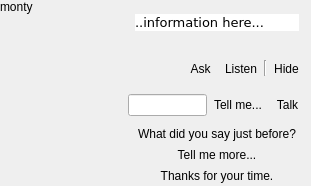
<ui version="4.0" >
 <class>QUMontyArea</class>
 <widget class="QWidget" name="QUMontyArea" >
  <property name="geometry" >
   <rect>
    <x>0</x>
    <y>0</y>
    <width>311</width>
    <height>186</height>
   </rect>
  </property>
  <property name="windowTitle" >
   <string>Form</string>
  </property>
  <layout class="QVBoxLayout" name="verticalLayout_5" >
   <property name="spacing" >
    <number>0</number>
   </property>
   <property name="leftMargin" >
    <number>0</number>
   </property>
   <property name="topMargin" >
    <number>0</number>
   </property>
   <property name="rightMargin" >
    <number>5</number>
   </property>
   <property name="bottomMargin" >
    <number>0</number>
   </property>
   <item>
    <layout class="QHBoxLayout" name="horizontalLayout_4" >
     <property name="spacing" >
      <number>0</number>
     </property>
     <property name="bottomMargin" >
      <number>5</number>
     </property>
     <item>
      <layout class="QVBoxLayout" name="_2" >
       <property name="spacing" >
        <number>0</number>
       </property>
       <item>
        <widget class="QLabel" name="montyLbl" >
         <property name="sizePolicy" >
          <sizepolicy vsizetype="Preferred" hsizetype="Fixed" >
           <horstretch>0</horstretch>
           <verstretch>0</verstretch>
          </sizepolicy>
         </property>
         <property name="minimumSize" >
          <size>
           <width>128</width>
           <height>0</height>
          </size>
         </property>
         <property name="text" >
          <string>monty</string>
         </property>
         <property name="alignment" >
          <set>Qt::AlignLeading|Qt::AlignLeft|Qt::AlignTop</set>
         </property>
        </widget>
       </item>
       <item>
        <spacer>
         <property name="orientation" >
          <enum>Qt::Vertical</enum>
         </property>
         <property name="sizeType" >
          <enum>QSizePolicy::Preferred</enum>
         </property>
         <property name="sizeHint" stdset="0" >
          <size>
           <width>20</width>
           <height>1</height>
          </size>
         </property>
        </spacer>
       </item>
      </layout>
     </item>
     <item>
      <layout class="QHBoxLayout" name="horizontalLayout_2" >
       <property name="spacing" >
        <number>0</number>
       </property>
       <item>
        <layout class="QVBoxLayout" name="verticalLayout_2" >
         <property name="spacing" >
          <number>0</number>
         </property>
         <item>
          <widget class="QLabel" name="label" >
           <property name="sizePolicy" >
            <sizepolicy vsizetype="Fixed" hsizetype="Fixed" >
             <horstretch>0</horstretch>
             <verstretch>0</verstretch>
            </sizepolicy>
           </property>
           <property name="text" >
            <string/>
           </property>
           <property name="pixmap" >
            <pixmap resource="../resources/uman.qrc" >:/bubble/speech1.png</pixmap>
           </property>
          </widget>
         </item>
         <item>
          <widget class="QLabel" name="label_3" >
           <property name="sizePolicy" >
            <sizepolicy vsizetype="Preferred" hsizetype="Fixed" >
             <horstretch>0</horstretch>
             <verstretch>0</verstretch>
            </sizepolicy>
           </property>
           <property name="text" >
            <string/>
           </property>
           <property name="pixmap" >
            <pixmap resource="../resources/uman.qrc" >:/bubble/speech2.png</pixmap>
           </property>
           <property name="scaledContents" >
            <bool>true</bool>
           </property>
          </widget>
         </item>
         <item>
          <widget class="QLabel" name="label_2" >
           <property name="sizePolicy" >
            <sizepolicy vsizetype="Fixed" hsizetype="Fixed" >
             <horstretch>0</horstretch>
             <verstretch>0</verstretch>
            </sizepolicy>
           </property>
           <property name="text" >
            <string/>
           </property>
           <property name="pixmap" >
            <pixmap resource="../resources/uman.qrc" >:/bubble/speech6.png</pixmap>
           </property>
          </widget>
         </item>
        </layout>
       </item>
       <item>
        <layout class="QVBoxLayout" name="verticalLayout_3" >
         <property name="spacing" >
          <number>0</number>
         </property>
         <item>
          <widget class="QLabel" name="label_4" >
           <property name="sizePolicy" >
            <sizepolicy vsizetype="Fixed" hsizetype="Preferred" >
             <horstretch>0</horstretch>
             <verstretch>0</verstretch>
            </sizepolicy>
           </property>
           <property name="text" >
            <string/>
           </property>
           <property name="pixmap" >
            <pixmap resource="../resources/uman.qrc" >:/bubble/speech4.png</pixmap>
           </property>
           <property name="scaledContents" >
            <bool>true</bool>
           </property>
          </widget>
         </item>
         <item>
          <widget class="QLabel" name="helpLbl" >
           <property name="sizePolicy" >
            <sizepolicy vsizetype="Preferred" hsizetype="Preferred" >
             <horstretch>0</horstretch>
             <verstretch>0</verstretch>
            </sizepolicy>
           </property>
           <property name="palette" >
            <palette>
             <active>
              <colorrole role="Base" >
               <brush brushstyle="SolidPattern" >
                <color alpha="255" >
                 <red>255</red>
                 <green>255</green>
                 <blue>255</blue>
                </color>
               </brush>
              </colorrole>
              <colorrole role="Window" >
               <brush brushstyle="SolidPattern" >
                <color alpha="255" >
                 <red>255</red>
                 <green>255</green>
                 <blue>255</blue>
                </color>
               </brush>
              </colorrole>
             </active>
             <inactive>
              <colorrole role="Base" >
               <brush brushstyle="SolidPattern" >
                <color alpha="255" >
                 <red>255</red>
                 <green>255</green>
                 <blue>255</blue>
                </color>
               </brush>
              </colorrole>
              <colorrole role="Window" >
               <brush brushstyle="SolidPattern" >
                <color alpha="255" >
                 <red>255</red>
                 <green>255</green>
                 <blue>255</blue>
                </color>
               </brush>
              </colorrole>
             </inactive>
             <disabled>
              <colorrole role="Base" >
               <brush brushstyle="SolidPattern" >
                <color alpha="255" >
                 <red>255</red>
                 <green>255</green>
                 <blue>255</blue>
                </color>
               </brush>
              </colorrole>
              <colorrole role="Window" >
               <brush brushstyle="SolidPattern" >
                <color alpha="255" >
                 <red>255</red>
                 <green>255</green>
                 <blue>255</blue>
                </color>
               </brush>
              </colorrole>
             </disabled>
            </palette>
           </property>
           <property name="font" >
            <font>
             <family>Verdana</family>
             <pointsize>10</pointsize>
            </font>
           </property>
           <property name="autoFillBackground" >
            <bool>true</bool>
           </property>
           <property name="frameShape" >
            <enum>QFrame::NoFrame</enum>
           </property>
           <property name="frameShadow" >
            <enum>QFrame::Plain</enum>
           </property>
           <property name="text" >
            <string>..information here...</string>
           </property>
           <property name="alignment" >
            <set>Qt::AlignLeading|Qt::AlignLeft|Qt::AlignTop</set>
           </property>
           <property name="wordWrap" >
            <bool>true</bool>
           </property>
           <property name="margin" >
            <number>5</number>
           </property>
           <property name="indent" >
            <number>-1</number>
           </property>
           <property name="openExternalLinks" >
            <bool>true</bool>
           </property>
          </widget>
         </item>
         <item>
          <widget class="QLabel" name="label_5" >
           <property name="sizePolicy" >
            <sizepolicy vsizetype="Fixed" hsizetype="Preferred" >
             <horstretch>0</horstretch>
             <verstretch>0</verstretch>
            </sizepolicy>
           </property>
           <property name="text" >
            <string/>
           </property>
           <property name="pixmap" >
            <pixmap resource="../resources/uman.qrc" >:/bubble/speech5.png</pixmap>
           </property>
           <property name="scaledContents" >
            <bool>true</bool>
           </property>
          </widget>
         </item>
        </layout>
       </item>
       <item>
        <layout class="QVBoxLayout" name="verticalLayout_4" >
         <property name="spacing" >
          <number>0</number>
         </property>
         <item>
          <widget class="QLabel" name="label_6" >
           <property name="sizePolicy" >
            <sizepolicy vsizetype="Fixed" hsizetype="Fixed" >
             <horstretch>0</horstretch>
             <verstretch>0</verstretch>
            </sizepolicy>
           </property>
           <property name="text" >
            <string/>
           </property>
           <property name="pixmap" >
            <pixmap resource="../resources/uman.qrc" >:/bubble/speech8.png</pixmap>
           </property>
          </widget>
         </item>
         <item>
          <widget class="QLabel" name="label_7" >
           <property name="sizePolicy" >
            <sizepolicy vsizetype="Preferred" hsizetype="Fixed" >
             <horstretch>0</horstretch>
             <verstretch>0</verstretch>
            </sizepolicy>
           </property>
           <property name="text" >
            <string/>
           </property>
           <property name="pixmap" >
            <pixmap resource="../resources/uman.qrc" >:/bubble/speech3.png</pixmap>
           </property>
           <property name="scaledContents" >
            <bool>true</bool>
           </property>
          </widget>
         </item>
         <item>
          <widget class="QLabel" name="label_8" >
           <property name="sizePolicy" >
            <sizepolicy vsizetype="Fixed" hsizetype="Fixed" >
             <horstretch>0</horstretch>
             <verstretch>0</verstretch>
            </sizepolicy>
           </property>
           <property name="text" >
            <string/>
           </property>
           <property name="pixmap" >
            <pixmap resource="../resources/uman.qrc" >:/bubble/speech7.png</pixmap>
           </property>
          </widget>
         </item>
        </layout>
       </item>
      </layout>
     </item>
    </layout>
   </item>
   <item>
    <widget class="QFrame" name="normalFrame" >
     <property name="frameShape" >
      <enum>QFrame::NoFrame</enum>
     </property>
     <property name="frameShadow" >
      <enum>QFrame::Raised</enum>
     </property>
     <layout class="QHBoxLayout" name="horizontalLayout" >
      <property name="spacing" >
       <number>0</number>
      </property>
      <property name="margin" >
       <number>0</number>
      </property>
      <item>
       <spacer>
        <property name="orientation" >
         <enum>Qt::Horizontal</enum>
        </property>
        <property name="sizeHint" stdset="0" >
         <size>
          <width>40</width>
          <height>20</height>
         </size>
        </property>
       </spacer>
      </item>
      <item>
       <widget class="QToolButton" name="askMontyBtn" >
        <property name="text" >
         <string>Ask</string>
        </property>
        <property name="icon" >
         <iconset resource="../resources/uman.qrc" >
          <normaloff>:/marks/help.png</normaloff>:/marks/help.png</iconset>
        </property>
        <property name="toolButtonStyle" >
         <enum>Qt::ToolButtonTextBesideIcon</enum>
        </property>
        <property name="autoRaise" >
         <bool>true</bool>
        </property>
       </widget>
      </item>
      <item>
       <widget class="QToolButton" name="talkMontyBtn" >
        <property name="text" >
         <string>Listen</string>
        </property>
        <property name="icon" >
         <iconset resource="../resources/uman.qrc" >
          <normaloff>:/types/comment.png</normaloff>:/types/comment.png</iconset>
        </property>
        <property name="toolButtonStyle" >
         <enum>Qt::ToolButtonTextBesideIcon</enum>
        </property>
        <property name="autoRaise" >
         <bool>true</bool>
        </property>
       </widget>
      </item>
      <item>
       <widget class="Line" name="line" >
        <property name="sizePolicy" >
         <sizepolicy vsizetype="Fixed" hsizetype="Fixed" >
          <horstretch>0</horstretch>
          <verstretch>0</verstretch>
         </sizepolicy>
        </property>
        <property name="minimumSize" >
         <size>
          <width>0</width>
          <height>16</height>
         </size>
        </property>
        <property name="orientation" >
         <enum>Qt::Vertical</enum>
        </property>
       </widget>
      </item>
      <item>
       <widget class="QToolButton" name="hideMontyBtn" >
        <property name="text" >
         <string>Hide</string>
        </property>
        <property name="icon" >
         <iconset resource="../resources/uman.qrc" >
          <normaloff>:/control/eye.png</normaloff>:/control/eye.png</iconset>
        </property>
        <property name="toolButtonStyle" >
         <enum>Qt::ToolButtonTextBesideIcon</enum>
        </property>
        <property name="autoRaise" >
         <bool>true</bool>
        </property>
       </widget>
      </item>
     </layout>
    </widget>
   </item>
   <item>
    <widget class="QFrame" name="askFrame" >
     <property name="frameShape" >
      <enum>QFrame::NoFrame</enum>
     </property>
     <property name="frameShadow" >
      <enum>QFrame::Raised</enum>
     </property>
     <layout class="QHBoxLayout" name="horizontalLayout_3" >
      <property name="spacing" >
       <number>0</number>
      </property>
      <property name="leftMargin" >
       <number>128</number>
      </property>
      <property name="topMargin" >
       <number>0</number>
      </property>
      <property name="rightMargin" >
       <number>0</number>
      </property>
      <property name="bottomMargin" >
       <number>0</number>
      </property>
      <item>
       <widget class="QLineEdit" name="lineEdit" />
      </item>
      <item>
       <widget class="QToolButton" name="acceptQuestionBtn" >
        <property name="text" >
         <string>Tell me...</string>
        </property>
        <property name="icon" >
         <iconset resource="../resources/uman.qrc" >
          <normaloff>:/marks/accept.png</normaloff>:/marks/accept.png</iconset>
        </property>
        <property name="toolButtonStyle" >
         <enum>Qt::ToolButtonTextBesideIcon</enum>
        </property>
        <property name="autoRaise" >
         <bool>true</bool>
        </property>
       </widget>
      </item>
      <item>
       <widget class="QToolButton" name="rejectQuestionBtn" >
        <property name="text" >
         <string>Talk</string>
        </property>
        <property name="icon" >
         <iconset resource="../resources/uman.qrc" >
          <normaloff>:/marks/cancel.png</normaloff>:/marks/cancel.png</iconset>
        </property>
        <property name="toolButtonStyle" >
         <enum>Qt::ToolButtonIconOnly</enum>
        </property>
        <property name="autoRaise" >
         <bool>true</bool>
        </property>
       </widget>
      </item>
     </layout>
    </widget>
   </item>
   <item>
    <widget class="QFrame" name="answerFrame" >
     <property name="frameShape" >
      <enum>QFrame::NoFrame</enum>
     </property>
     <property name="frameShadow" >
      <enum>QFrame::Raised</enum>
     </property>
     <layout class="QVBoxLayout" name="verticalLayout" >
      <property name="spacing" >
       <number>0</number>
      </property>
      <property name="leftMargin" >
       <number>128</number>
      </property>
      <property name="topMargin" >
       <number>0</number>
      </property>
      <property name="rightMargin" >
       <number>0</number>
      </property>
      <property name="bottomMargin" >
       <number>0</number>
      </property>
      <item>
       <widget class="QToolButton" name="prevPhraseBtn" >
        <property name="sizePolicy" >
         <sizepolicy vsizetype="Fixed" hsizetype="Preferred" >
          <horstretch>0</horstretch>
          <verstretch>0</verstretch>
         </sizepolicy>
        </property>
        <property name="text" >
         <string>What did you say just before?</string>
        </property>
        <property name="icon" >
         <iconset resource="../resources/uman.qrc" >
          <normaloff>:/bullets/bullet_black.png</normaloff>:/bullets/bullet_black.png</iconset>
        </property>
        <property name="toolButtonStyle" >
         <enum>Qt::ToolButtonTextBesideIcon</enum>
        </property>
        <property name="autoRaise" >
         <bool>true</bool>
        </property>
       </widget>
      </item>
      <item>
       <widget class="QToolButton" name="nextPhraseBtn" >
        <property name="sizePolicy" >
         <sizepolicy vsizetype="Fixed" hsizetype="Preferred" >
          <horstretch>0</horstretch>
          <verstretch>0</verstretch>
         </sizepolicy>
        </property>
        <property name="text" >
         <string>Tell me more...</string>
        </property>
        <property name="icon" >
         <iconset resource="../resources/uman.qrc" >
          <normaloff>:/bullets/bullet_black.png</normaloff>:/bullets/bullet_black.png</iconset>
        </property>
        <property name="toolButtonStyle" >
         <enum>Qt::ToolButtonTextBesideIcon</enum>
        </property>
        <property name="autoRaise" >
         <bool>true</bool>
        </property>
       </widget>
      </item>
      <item>
       <widget class="QToolButton" name="doneBtn" >
        <property name="sizePolicy" >
         <sizepolicy vsizetype="Fixed" hsizetype="Preferred" >
          <horstretch>0</horstretch>
          <verstretch>0</verstretch>
         </sizepolicy>
        </property>
        <property name="text" >
         <string>Thanks for your time.</string>
        </property>
        <property name="icon" >
         <iconset resource="../resources/uman.qrc" >
          <normaloff>:/bullets/bullet_black.png</normaloff>:/bullets/bullet_black.png</iconset>
        </property>
        <property name="toolButtonStyle" >
         <enum>Qt::ToolButtonTextBesideIcon</enum>
        </property>
        <property name="autoRaise" >
         <bool>true</bool>
        </property>
       </widget>
      </item>
     </layout>
    </widget>
   </item>
  </layout>
  <zorder>answerFrame</zorder>
  <zorder>askFrame</zorder>
  <zorder>normalFrame</zorder>
 </widget>
 <resources>
  <include location="../resources/uman.qrc" />
 </resources>
 <connections/>
</ui>
